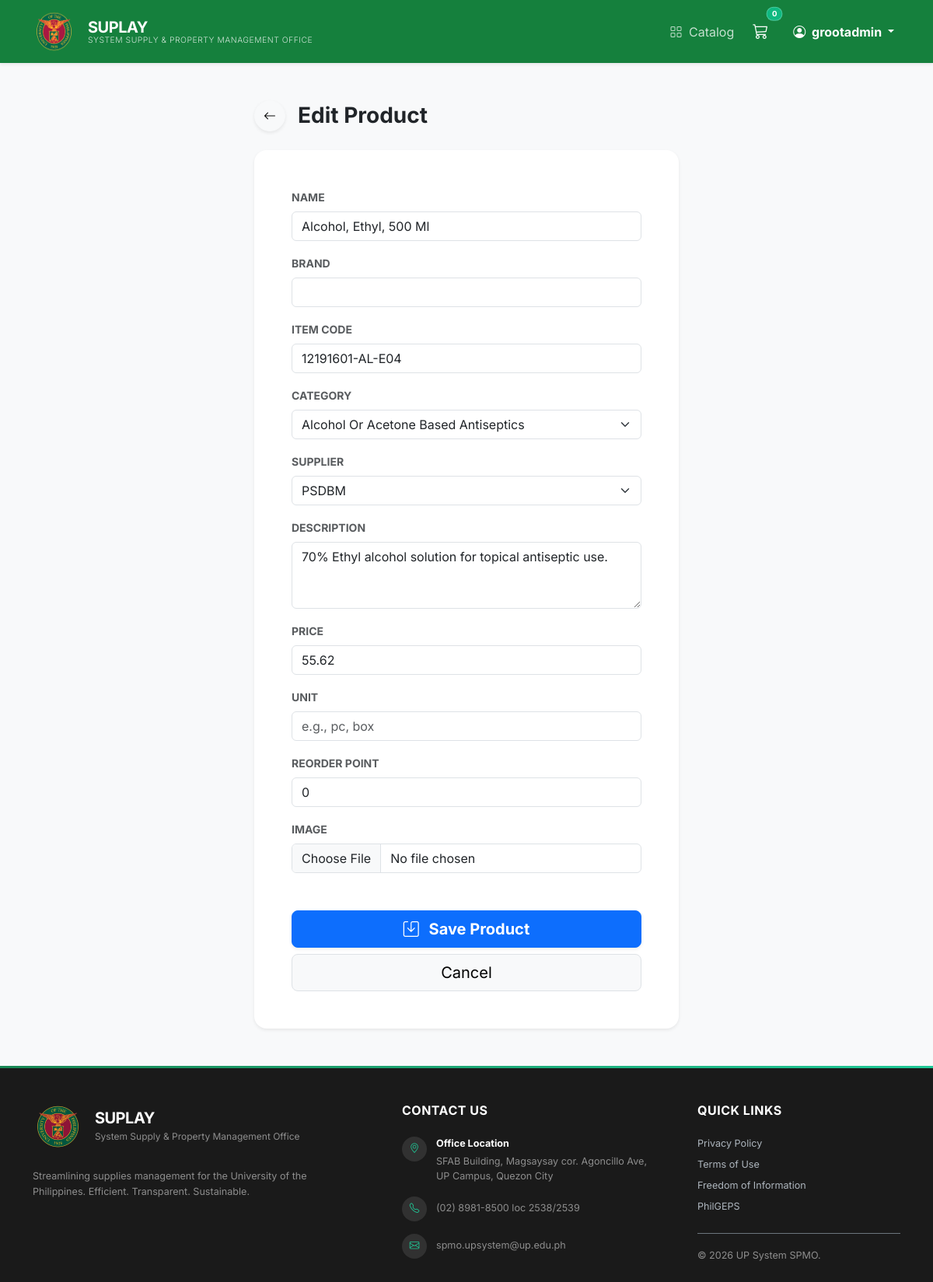
The page /inventory/edit/1/ (signed in) on the database as committed earlier.
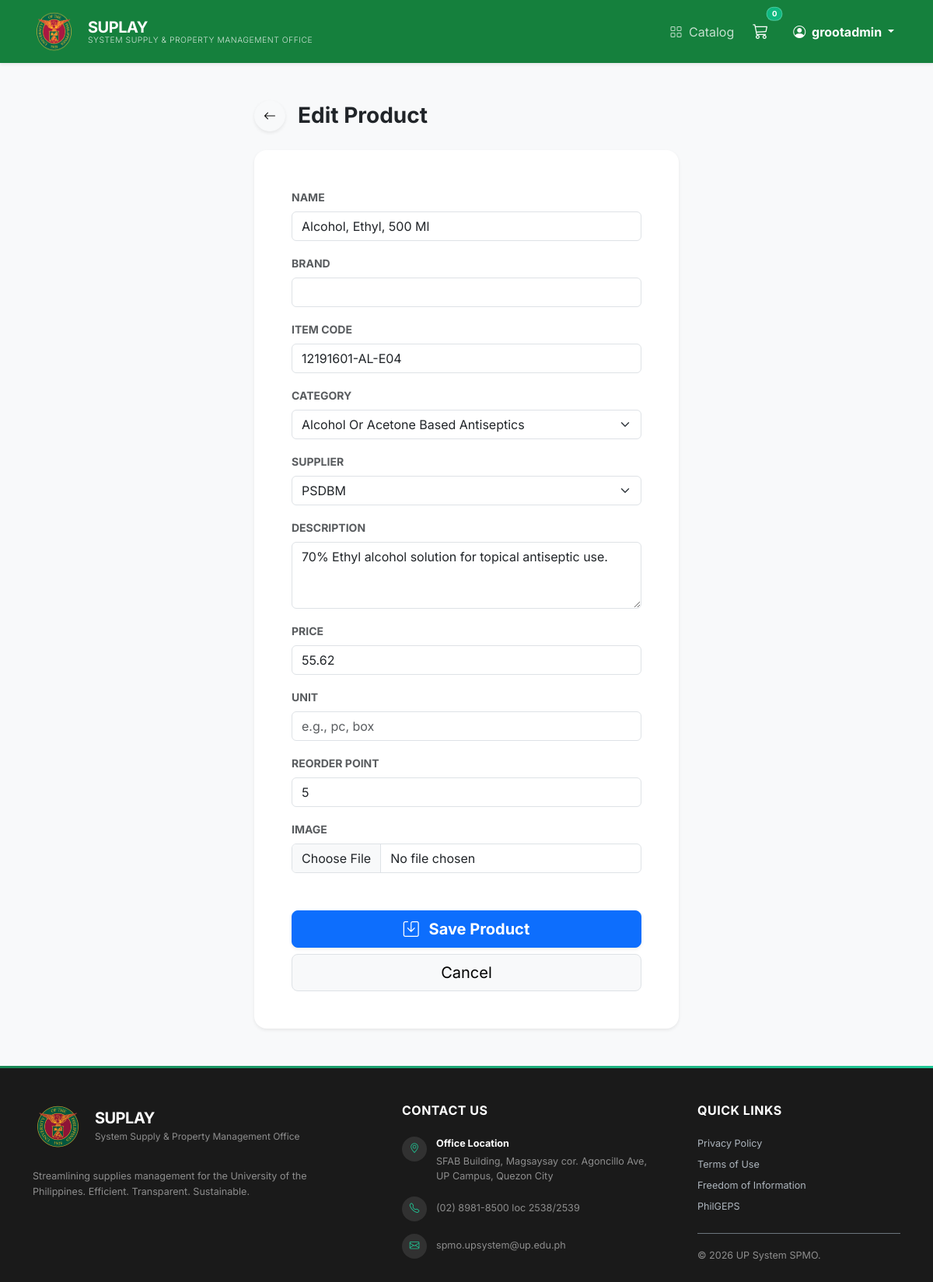
The same page on the database as committed later.
### supplies/models.py (models this page shows, shortened)
class Product(models.Model):
    name = models.CharField(max_length=200)
    brand = models.CharField(max_length=100, blank=True, null=True)
    item_code = models.CharField(max_length=50, blank=True, null=True, help_text="Stock No / Item Code")
    supplier = models.ForeignKey(Supplier, on_delete=models.SET_NULL, null=True, blank=True)
    description = models.TextField()
    price = models.DecimalField(max_digits=10, decimal_places=2)
    category = models.ForeignKey(Category, on_delete=models.CASCADE)
    stock = models.IntegerField(default=0)
    unit = models.CharField(max_length=50, blank=True, null=True, help_text="e.g., pc, box, ream")
    reorder_point = models.IntegerField(default=0, help_text="Alert when stock drops below this number")
    image = models.ImageField(upload_to='products/', blank=True, null=True)
    created_at = models.DateTimeField(auto_now_add=True)
    class Meta: ordering = ['name']

### supplies/views/admin_views.py (the view)
# urls.py: path('inventory/edit/<int:pk>/', views.edit_product, name='edit_product'),
@scope_required('can_manage_assets')
def edit_product(request, pk):
    product = get_object_or_404(Product, pk=pk)
    if request.method == 'POST':
        form = ProductForm(request.POST, request.FILES, instance=product)
        if form.is_valid():
            form.save()
            return redirect('inventory_list')
    else:
        form = ProductForm(instance=product)
    return render(request, 'supplies/product_form.html', {'form': form, 'title': 'Edit Product'})

### supplies/forms.py (shortened to what this page needs)
class ProductForm(forms.ModelForm):
    class Meta:
        model = Product
        fields = ['name', 'brand', 'item_code', 'category', 'supplier', 'description', 'price', 'unit', 'reorder_point', 'image']
        widgets = {
            'description': forms.Textarea(attrs={'rows': 3, 'class': 'form-control'}),
            'name': forms.TextInput(attrs={'class': 'form-control'}),
            'brand': forms.TextInput(attrs={'class': 'form-control'}),
            'item_code': forms.TextInput(attrs={'class': 'form-control', 'placeholder': 'Optional'}),
            'category': forms.Select(attrs={'class': 'form-select'}),
            'supplier': forms.Select(attrs={'class': 'form-select'}),
            'price': forms.NumberInput(attrs={'class': 'form-control', 'step': '0.01'}),
            'unit': forms.TextInput(attrs={'class': 'form-control', 'placeholder': 'e.g., pc, box'}),
            'reorder_point': forms.NumberInput(attrs={'class': 'form-control'}),
            'image': forms.FileInput(attrs={'class': 'form-control'}),
        }

### supplies/models.py (called while the page is built)
    def __str__(self): return self.name

    def __str__(self): return self.name

### supplies/templates/supplies/product_form.html (shortened to what this page needs)
{% extends 'supplies/base.html' %}
{% block content %}
<div class="container py-5">
    <div class="row justify-content-center">
        <div class="col-md-8 col-lg-6">
            <div class="d-flex align-items-center mb-4">
                <a href="{% url 'inventory_list' %}" class="btn btn-light rounded-circle shadow-sm me-3" style="width: 40px; height: 40px; display: flex; align-items: center; justify-content: center;">
                    <i class="bi bi-arrow-left"></i>
                </a>
                <h3 class="fw-bold mb-0">{{ title }}</h3>
            </div>
            <div class="card shadow-sm border-0 rounded-4">
                <div class="card-body p-4 p-md-5">
                    <form method="post" enctype="multipart/form-data">
                        <div class="row g-3">
                            {% for field in form %}
                            <div class="col-12">
                                <label class="form-label fw-bold small text-uppercase text-muted">{{ field.label }}</label>
                                {{ field }}
                            </div>
                            {% endfor %}
                        </div>
                        <div class="d-grid gap-2 mt-5">
                            <button type="submit" class="btn btn-primary btn-lg shadow-sm fw-bold">
                                <i class="bi bi-save me-2"></i> Save Product
                            </button>
                            <a href="{% url 'inventory_list' %}" class="btn btn-light btn-lg border">Cancel</a>
                        </div>
                    </form>
                </div>
            </div>
        </div>
    </div>
</div>
{% endblock %}

Rows that differ between the two databases and show on the page:
changed Product "Alcohol, Ethyl, 500 Ml": reorder_point "0" → "5"
